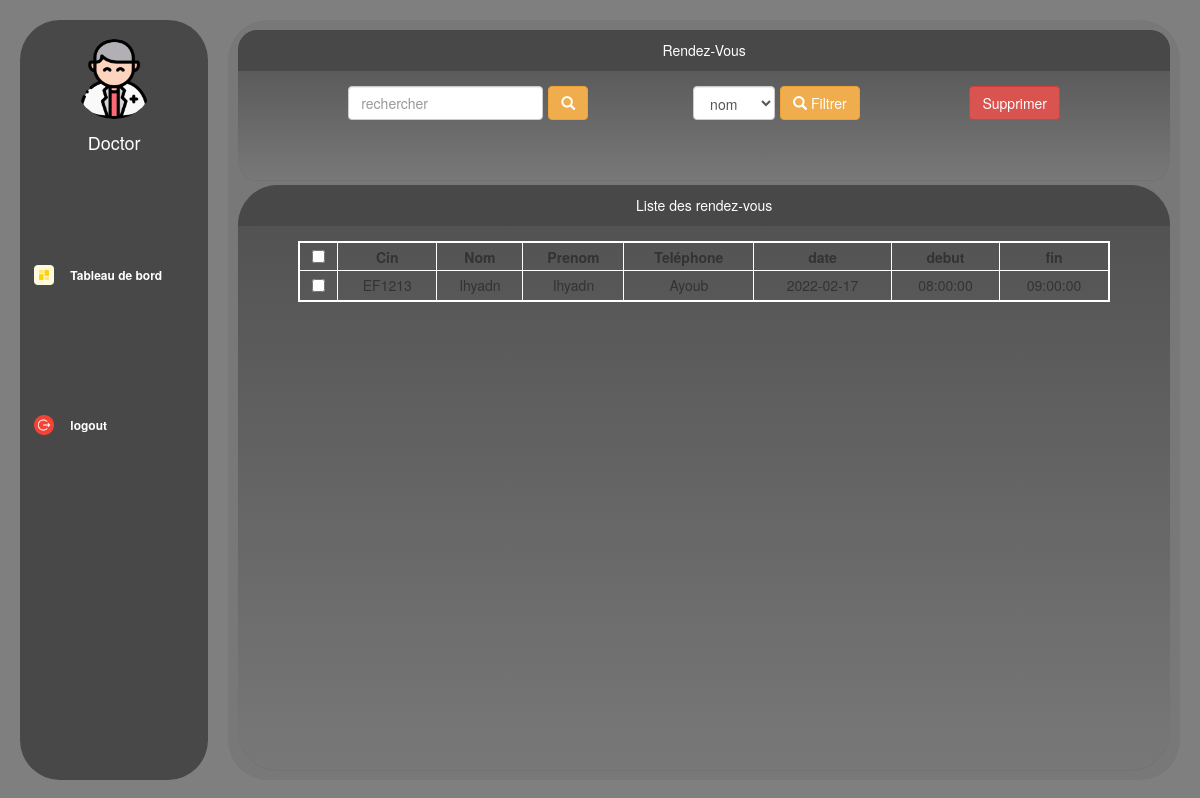
Screenshot of /Admin/Doctor/pages/dashboard.php with the database file from the repository.
### tables this page shows
CREATE TABLE `rendezvous` (
  `id` int(11) NOT NULL,
  `patientID` int(11) NOT NULL,
  `start_event` datetime NOT NULL,
  `end_event` datetime NOT NULL
);

CREATE TABLE `patient` (
  `id` int(11) NOT NULL,
  `Nom` varchar(20) NOT NULL,
  `Prenom` varchar(20) NOT NULL,
  `sex` varchar(20) DEFAULT NULL,
  `address` varchar(30) DEFAULT NULL,
  `telephone` int(11) DEFAULT NULL,
  `email` varchar(30) DEFAULT NULL,
  `cin` varchar(20) NOT NULL,
  `birth` date DEFAULT NULL,
  `date_d_ajout` date DEFAULT curdate()
);

### Admin/Doctor/pages/dashboard.php (the view, shortened to what this page needs)
<?php
require_once("../connexiondb.php");
$resultat=$pdo->query($requete); ?>
<!DOCTYPE html>
<html lang="en">
<head>
    <link rel="stylesheet" href="//maxcdn.bootstrapcdn.com/bootstrap/3.3.5/css/bootstrap.min.css" />
    <link rel="stylesheet" type="text/css" href="..\css\mystyle.css" />
    <link rel="stylesheet" href="..\css\sidebar.css" />
    <link rel="stylesheet" href="https://pro.fontawesome.com/releases/v5.10.0/css/all.css"
 />
</head>
<body>
    <div class="main d-flex">
        <div class="sidebar">
            <?php include("../include/sidebar.php")?>
        </div>
        <div class="dashboard">
            <div class="containerr">
                <div class="panel">
                    <div class="panel-heading">Rendez-Vous</div>
                    <div class="panel-body">
                        <div class="table_form">
                            <div class="form_grp">
                                <input type="text" name="CIN" placeholder="rechercher" class="form-control"
                                    id="cin_search" />
                                <button type="submit" class="btn btn-warning">
                                    <span class="glyphicon glyphicon-search"> </span>
                                </button>
                            </div>
                            <div class="form_grp">
                                <select name="filtrage" class="form-control" id="filtrage">
                                    <option value="2">nom</option>
                                </select>
                                <button type="submit" class="btn btn-warning" onclick="sortTable()">
                                    <span class="glyphicon glyphicon-search"> </span> Filtrer
                                </button>
                            </div>
                            <button class="btn btn-danger" onclick="deletSelected()"
                                title='supprimer les rendez-vous selectionés'>
                                Supprimer </button>
                        </div>
                    </div>
                </div>
                <div class="panel table_cont">
                    <div class="panel-heading">Liste des rendez-vous</div>
                    <div class="panel-body table_here" id="table_wrapper">
                        <div id="table_here">
                            <?php $requete="select * from rendezVous ";$resultat=$pdo->query($requete);?>
                            <table class="table table - bordred " id="mytable">
                                <thead>
                                    <tr>
                                        <th> <input type="checkbox" value="false" id="check_all" onclick="checkAll()">
                                        </th>
                                        <th> Cin </th>
                                        <th> Nom </th>
                                        <th> Prenom </th>
                                        <th> Teléphone </th>
                                        <th> date </th>
                                        <th> debut </th>
                                        <th> fin </th>
                                </thead>
                                <tbody>
                                    <?php while($rend=$resultat->fetch()){
                                        $query = "SELECT * FROM patient WHERE id = :patientID";
                                        $statement = $pdo->prepare($query);
                                        $statement->execute(
                                            array(
                                                'patientID'     =>   $rend['patientID'],
                                                )
                                            );
                                        $row = $statement->fetch(PDO::FETCH_ASSOC);?>
                                    <tr>
                                        <td> <input type="checkbox" value="<?php echo $rend ['id'] ?>" id="check"></td>
                                        <td> <?php echo $row ['cin'] ?> </td>
                                        <td> <?php echo $row ['Nom'] ?> </td>
                                        <td> <?php echo $row ['Nom'] ?> </td>
                                        <td> <?php echo $row ['Prenom'] ?> </td>
                                        <td> <?php echo explode(" ",$rend["start_event"])[0]?> </td>
                                        <td> <?php echo explode(" ",$rend["start_event"])[1]?> </td>
                                        <td> <?php echo explode(" ",$rend["end_event"])[1]?> </td>
                                            <?php } ?>
                                    </tr>
                            </table>
                        </div>
                    </div>
                </div>
            </div>
        </div>
    </div>
</body>
</html>

### Admin/Doctor/css/mystyle.css (style rules this page uses)
.panel { background-image: linear-gradient(to top, #787878 0%, #505050 100%); margin-bottom: 5px; border: none; margin-top: 5px; border-radius: 20px; overflow: hidden; height: 20%; }
.panel-heading { background-color: #484848; color: white; text-align: center; }
.panel-body { display: flex; justify-content: center; overflow: hidden; }
.table { text-align: center; border: 2px solid #fff; }
.table > thead > tr { padding: 5px; height: 10%; }
.table > thead > tr > th { border: none; border-right: 1px solid #fff; text-align: center; padding: 3px; margin: 5px 5px; }
.table > tbody > tr > td { padding: 4px; border: 1px solid #fff; }
.containerr { height: 100%; border-radius: 40px; width: 100%; margin: 5px; }
#table_here { width: 100%; max-height: 90%; overflow-y: scroll; }
#table_wrapper { overflow: hidden; height: 100%; }
.table_cont { height: calc(80% - 15px); border-radius: 40px; }
.table_form { display: flex; justify-content: space-around; align-items: center; width: 90%; }
.form_grp { display: flex; align-items: center; justify-content: space-around; margin-right: 5px; }
button { margin-left: 5px; }
.table { width: 90%; overflow: scroll; margin: auto; }
#check { width: 80%; }
.form-g input, select { height: 50%; width: 90% !important; border-radius: 8px; border: none; background: #f7f6f5; box-shadow: 0px 0px 10px 2px rgba(0, 0, 0, 0.3); }
select option { color: black; }

### Admin/Doctor/css/sidebar.css (style rules this page uses)
body { background-image: linear-gradient(rgba(0,0,0,0.5), rgba(0,0,0,0.5)),url(../images/first_page.jpg); background-size: cover; background-position: center; overflow: hidden; }
.main { display: flex; margin: 20px; overflow-y: hidden; height: 95vh; }
.sidebar { flex: 2; background-color: #484848; height: 95vh; border-radius: 40px; margin-right: 20px; display: flex; width: 100%; justify-content: flex-start; flex-direction: column; align-items: center; }
.dashboard { flex: 10; height: 100%; border-radius: 40px; padding: 5px; background-color: #787878; display: flex; align-items: center; overflow: hidden; justify-content: center; padding: 5px; }
button { transform: scale(1); transition: 0.2s; }

### rows the page displays
rendezvous: patientID.cin "EF1213", patientID.Nom "Ihyadn", patientID.Prenom "Ayoub", start_event "2022-02-17", start_event "08:00:00", end_event "09:00:00"
